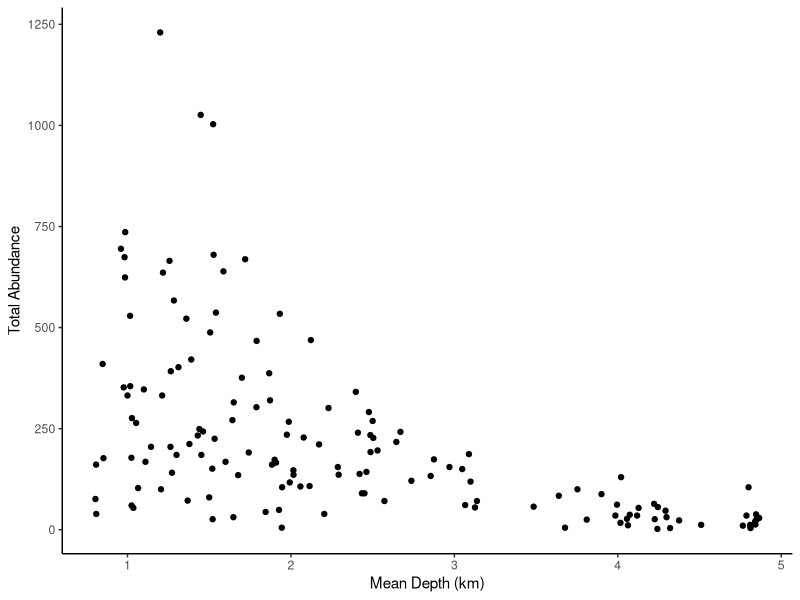
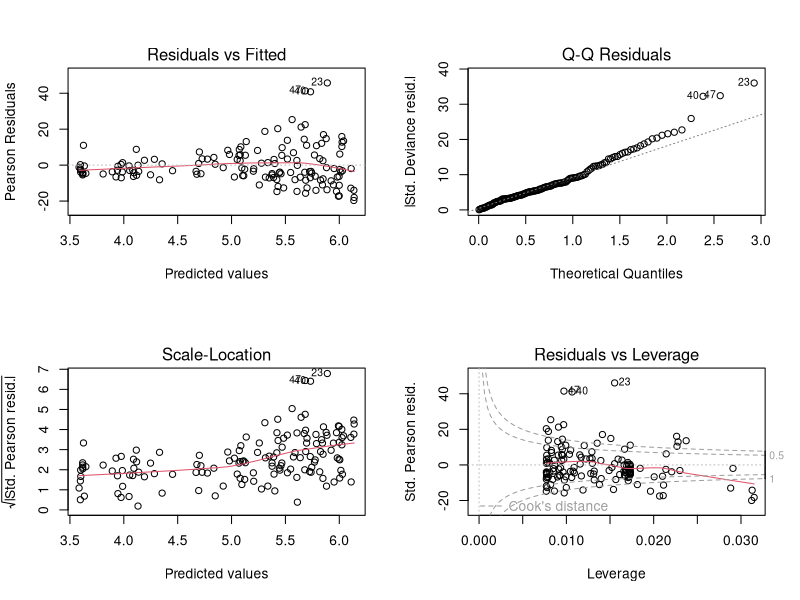
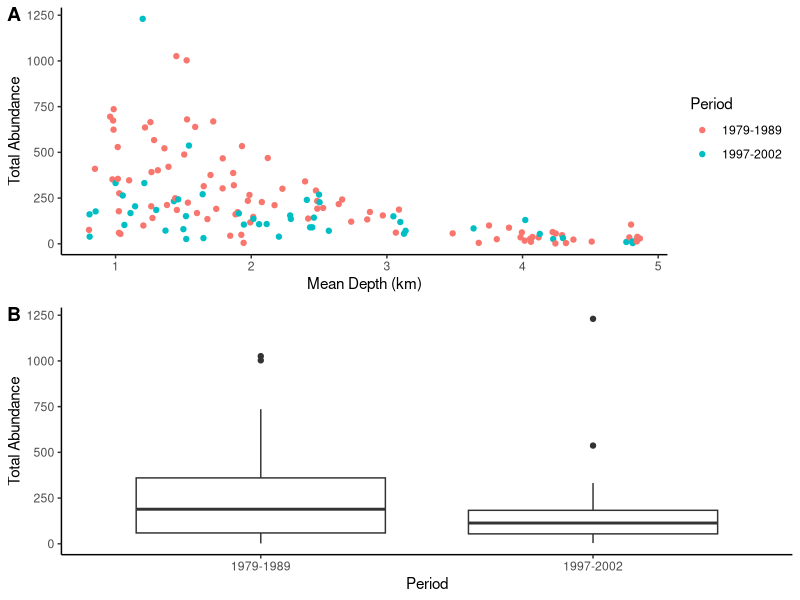

Here is the R script that generated these plots, in order:
#!/usr/bin/env Rscript
# Author: Sebastian Dohne <sed24@ic.ac.uk>

require(ggplot2)
require(MASS)
require(ggpubr)
fish<- read.csv("../data/fisheries.csv", stringsAsFactors = T)

str(fish)

#Our basic model consists of total abundance as our response variable and mean depth as our explanatory variable. 
ggplot(fish, aes(x=MeanDepth, y=TotAbund))+ geom_point()+ labs(x= "Mean Depth (km)", y="Total Abundance")+
theme_classic()

M1<- glm(TotAbund~MeanDepth, data = fish, family = "poisson")
summary(M1)
#The summary output is very similar to that we are used to for a regular linear model . We have estimated values for the intercept and slope parameters, standard errors, a z-value (synonymous with the t-value in the t-test) and a p-value.

#two steps in the model validation process
#checking diagnostics
#finding and examining dispersion parameters
par(mfrow=c(2,2)) #partitioning the plot window into a 2X2
plot(M1)

#we have many of outliers, lets explore these
sum(cooks.distance(M1)>1)
#29
#Cook's Distance quantifies the influence of each data point on the overall regression results. It combines the information from both the leverage of a point (how far an observation is from the mean of the predictor variables) and its residual (the difference between the observed and predicted value
#we have 29 outliers

scatterplot<-ggplot(fish, aes(x=MeanDepth, y=TotAbund, color=factor(Period)))+
  geom_point()+
  labs(x= "Mean Depth (km)", y="Total Abundance")+
  theme_classic()+
  scale_color_discrete(name="Period", labels=c("1979-1989", "1997-2002"))
boxplot<- ggplot(fish, aes(x=factor(Period, labels=c("1979-1989", "1997-2002")), y=TotAbund))+
  geom_boxplot()+
  theme_classic()+
  labs(x="Period", y="Total Abundance")
ggarrange(scatterplot, boxplot, labels=c("A","B"), ncol=1, nrow=2)
